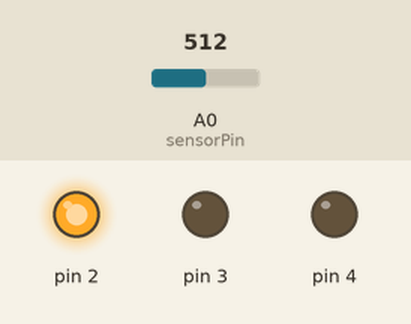
A sketch run on a simulated Arduino Uno, built with avr-gcc and run on an emulated ATmega328P. Parts: output pins drawn as LEDs (lit = HIGH). The inputs (shaded band) are chosen by the test bench; at power-on: A0 (sensorPin) = 512.

Above: at 1.2 s.
1.3 s: A0 (sensorPin) set to 515
At 2.6 s:
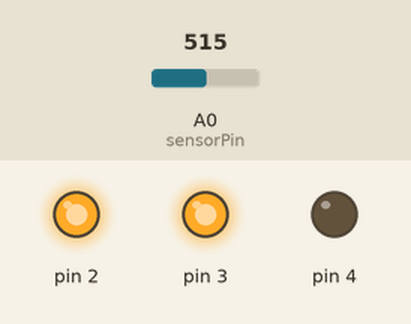
3.5 s: A0 (sensorPin) set to 511
At 5.2 s:
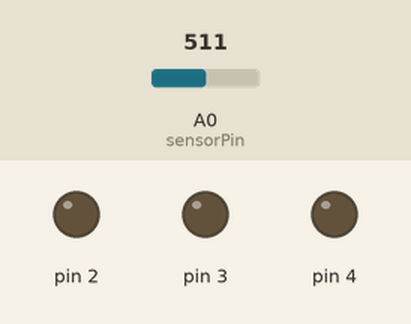
5.5 s: A0 (sensorPin) set to 716
At 6.9 s:
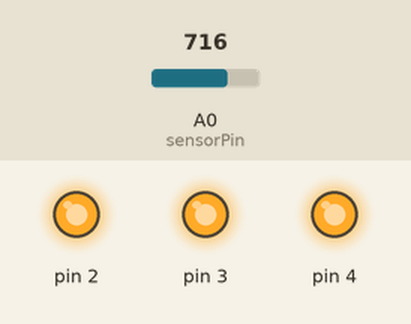
7.5 s: A0 (sensorPin) set to 306
At 8.4 s:
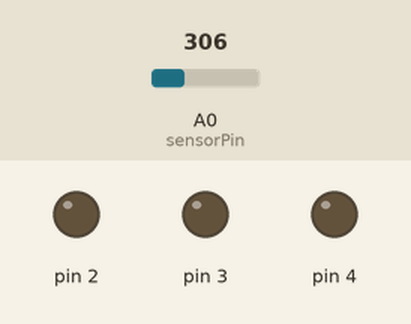
9.5 s: A0 (sensorPin) set to 900
At 11.2 s:
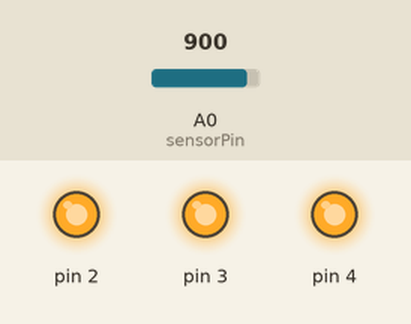
Timing chart, 0 to 12.5 s (numbered marks = the images above; inputs shaded):
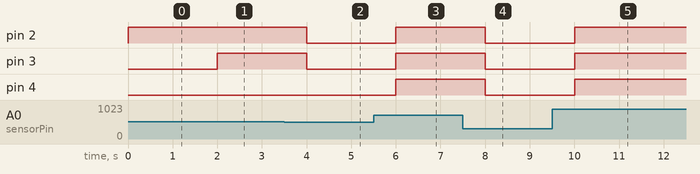

Measured:
- the behaviour switches between 514 and 515 on A0 (sensorPin) (found by bisection; images 0 and 1)
- after the input at 1.3 s, pin 3: LOW → HIGH after 0.70 s
- after the input at 3.5 s, pin 2, pin 3: HIGH → LOW after 0.50 s
- after the input at 5.5 s, pin 2–4: LOW → HIGH after 0.50 s
- after the input at 7.5 s, pin 2–4: HIGH → LOW after 0.50 s
- after the input at 9.5 s, pin 2–4: LOW → HIGH after 0.50 s

The sketch:

temperature.ino
```cpp
const auto sensorPin = A0;
auto baselineTemp = 0.0;

void setup()
{
	Serial.begin(9600);
	for (auto i = 2; i < 5; i++) {
		pinMode(i, OUTPUT);
		digitalWrite(i, LOW);
	}
	baselineTemp = TempSensorToTemperature(analogRead(sensorPin));
}

void loop()
{
	auto temp = TempSensorToTemperature(analogRead(sensorPin));

	if (temp < baselineTemp) {
		writeToPins(LOW, LOW, LOW);
	}
	else if (temp > baselineTemp + 2) {
		writeToPins(HIGH, HIGH, HIGH);
	}
	else if (temp > baselineTemp + 1) {
		writeToPins(HIGH, HIGH, LOW);
	}
	else {
		writeToPins(HIGH, LOW, LOW);
	}
	delay(1000);
}

float TempSensorToTemperature(int sensorVal) {
	auto voltage = (sensorVal / 1024.0) * 5.0;
	return (voltage - 0.5) * 100;
}

void writeToPins(int green, int yellow, int red) {
	digitalWrite(2, green);
	digitalWrite(3, yellow);
	digitalWrite(4, red);
}
```
